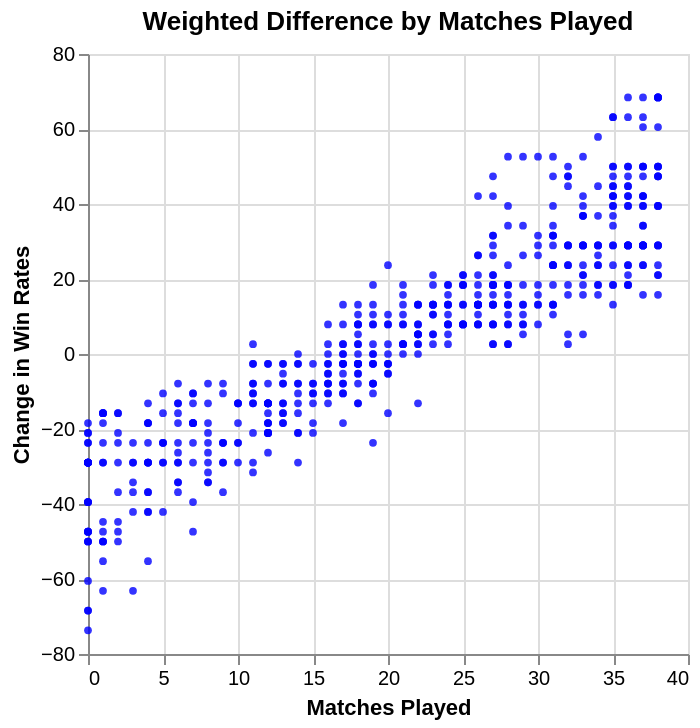

Here is the notebook cell this chart was saved with:
### Code cell
matches_winratio_chart = alt.Chart(winratio_df).mark_point(
    color='blue',
    filled=True,
    opacity=0.8,
    size=15
).encode(
    x=alt.X('Matches Played:Q', title='Matches Played'),
    y=alt.Y('Weighted Difference:Q', title='Change in Win Rates'),
    tooltip=['Player:N', 'Matches Played:Q', 'Weighted Difference:Q']
).configure_axis(
    labelColor='black',  
    titleColor='black'  
).properties(
    title='Weighted Difference by Matches Played',
    background='white'
)

matches_winratio_chart

### Figure 1 — Vega-Lite specification as saved in the notebook (floating-point values rounded to 4 significant figures; data arrays with more than 128 entries replaced by an {"elided": "..."} marker saying what was removed)
{"config": {"view": {"continuousWidth": 300, "continuousHeight": 300}, "axis": {"labelColor": "black", "titleColor": "black"}}, "data": {"name": "data-94f19c2d59bb212e5d823edee8ebfc57"}, "mark": {"type": "point", "color": "blue", "filled": true, "opacity": 0.8, "size": 15}, "background": "white", "encoding": {"tooltip": [{"field": "Player", "type": "nominal"}, {"field": "Matches Played", "type": "quantitative"}, {"field": "Weighted Difference", "type": "quantitative"}], "x": {"field": "Matches Played", "title": "Matches Played", "type": "quantitative"}, "y": {"field": "Weighted Difference", "title": "Change in Win Rates", "type": "quantitative"}}, "title": "Weighted Difference by Matches Played", "$schema": "https://vega.github.io/schema/vega-lite/v5.20.1.json", "datasets": {"data-94f19c2d59bb212e5d823edee8ebfc57": {"elided": "545 records"}}}
